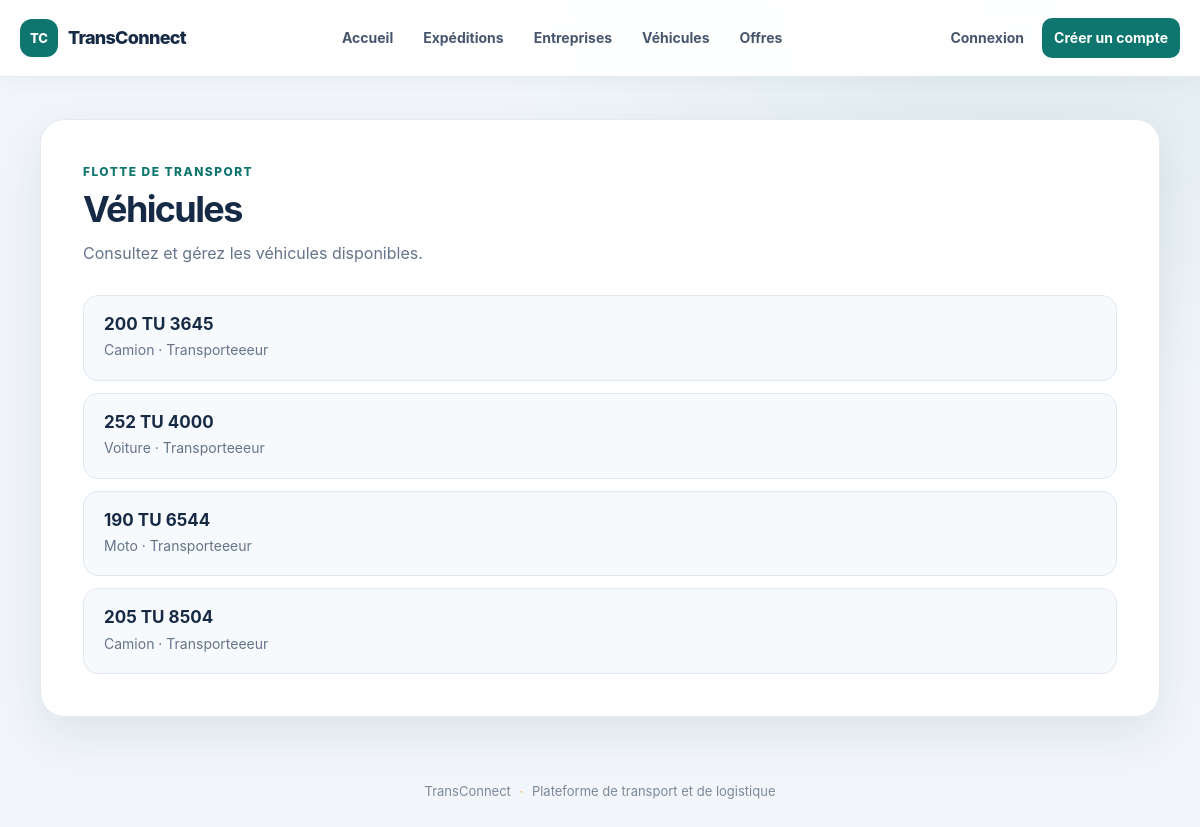
Screenshot of /vehicule/ with the database file from the repository.
### VehiculeApp/models.py (models this page shows, shortened)
class Vehicule(models.Model):
    immatriculation = models.CharField(max_length=20, unique=True)
    type_vehicule = models.CharField(max_length=50, choices=[('camion', 'Camion'), ('voiture', 'Voiture'), ('moto', 'Moto')])
    capacite = models.PositiveIntegerField(validators=[MinValueValidator(1, "La capacité doit être supérieure à 0")])
    disponibilite = models.BooleanField(default=True)
    description = models.TextField(blank=True, null=True)
    status = models.CharField(max_length=20, choices=[('en_service', 'En service'), ('hors_service', 'Hors service')], default='en_service')
    created_at = models.DateTimeField(auto_now_add=True)
    updated_at = models.DateTimeField(auto_now=True)
    Entreprise = models.ForeignKey(
        Entreprise, on_delete=models.CASCADE,
        related_name='entreprises_vehicules',
        )

### EntrepriseApp/models.py (models this page shows)
class Entreprise(models.Model):
    raison_sociale = models.CharField(max_length=200, blank=False, null=False)
    matricule_fiscale = models.CharField(max_length=17, unique=True, blank=False, null=False)
    adresse = models.TextField()
    MinLengthValidator(20,"l'adresse doit contenir au moins 20 caractères")
    MaxLengthValidator(400,"l'adresse doit contenir au maximum 200 caractères")
    type_entreprise = models.CharField(max_length=100,
    choices=[
        ('C', 'Chargeur'),
        ('T', 'Transporteur'),
    ])
    creation_date = models.DateTimeField(auto_now_add=True)
    update_date = models.DateTimeField(auto_now=True)
    gerant = models.OneToOneField(utilisateur, on_delete=models.CASCADE,
    related_name='entreprise')
    def __str__(self):
        return self.raison_sociale

### VehiculeApp/views.py (the view)
# urls.py: path('', ListVehicule.as_view(), name='vehicule-list'),
class ListVehicule(ListView):
    model = Vehicule
    template_name = 'Vehicule/list.html'
    context_object_name = 'vehicules'

### EntrepriseApp/templates/Vehicule/list.html (shortened to what this page needs)
{% extends "base.html" %}
{% block content %}
<section class="page-card">
    <header class="page-heading">
        <div>
            <p class="eyebrow">Flotte de transport</p>
            <h1>Véhicules</h1>
            <p class="page-intro">Consultez et gérez les véhicules disponibles.</p>
        </div>
    </header>
    <ul class="record-list">
        {% for vehicule in vehicules %}
            <li class="record-item">
                <div>
                    <h2 class="record-title">
                        <a href="{% url 'vehicule-detail' vehicule.pk %}">{{ vehicule.immatriculation }}</a>
                    </h2>
                    <p class="record-meta">{{ vehicule.get_type_vehicule_display }} · {{ vehicule.Entreprise }}</p>
                </div>
            </li>
        {% empty %}
            <li class="empty-state">Aucun véhicule disponible pour le moment.</li>
        {% endfor %}
    </ul>
</section>
{% endblock %}

### EntrepriseApp/static/EntrepriseApp/css/site.css (style rules this page uses)
:root { color-scheme: light; --ink: #172a45; --muted: #64748b; --brand: #0e766e; --brand-dark: #0b5d57; --brand-soft: #e6f5f2; --accent: #f0b44d; --surface: #ffffff; --surface-soft: #f7fafc; --line: #e2e8f0; --danger: #b42332; --shadow: 0 18px 50px rgba(23, 42, 69, 0.09); }
* { box-sizing: border-box; }
body.app-body { min-width: 320px; min-height: 100vh; margin: 0; background: radial-gradient(ellipse at 85% 0, rgba(14, 118, 110, 0.09), transparent 34rem), #f2f6fa; color: var(--ink); font-family: Inter, "Segoe UI", Arial, sans-serif; line-height: 1.6; }
.page-card { padding: clamp(24px, 4vw, 42px); border: 1px solid rgba(226, 232, 240, 0.9); border-radius: 24px; background: var(--surface); box-shadow: var(--shadow); }
.page-heading { display: flex; align-items: flex-end; justify-content: space-between; gap: 24px; margin-bottom: 28px; }
.eyebrow { margin: 0 0 7px; color: var(--brand); font-size: 12px; font-weight: 800; letter-spacing: 0.12em; text-transform: uppercase; }
h1, h2, h3 { color: var(--ink); line-height: 1.2; }
h1 { margin: 0; font-size: clamp(27px, 4vw, 36px); letter-spacing: -0.045em; }
h2 { margin: 0; font-size: 19px; }
.page-intro { max-width: 640px; margin: 10px 0 0; color: var(--muted); }
.record-list { display: grid; gap: 12px; margin: 0; padding: 0; list-style: none; }
.record-item { display: flex; align-items: center; justify-content: space-between; gap: 20px; padding: 18px 20px; border: 1px solid var(--line); border-radius: 15px; background: var(--surface-soft); transition: border-color 0.18s ease, transform 0.18s ease, box-shadow 0.18s ease; }
.record-title { margin: 0; font-size: 17px; }
.record-title a { color: var(--ink); text-decoration: none; }
.record-meta { margin: 5px 0 0; color: var(--muted); font-size: 14px; }

### rows the page displays
Vehicule: immatriculation "200 TU 3645", type_vehicule "Camion", Entreprise "Transporteeeur"
Vehicule: immatriculation "252 TU 4000", type_vehicule "Voiture", Entreprise "Transporteeeur"
Vehicule: immatriculation "190 TU 6544", type_vehicule "Moto", Entreprise "Transporteeeur"
Vehicule: immatriculation "205 TU 8504", type_vehicule "Camion", Entreprise "Transporteeeur"
